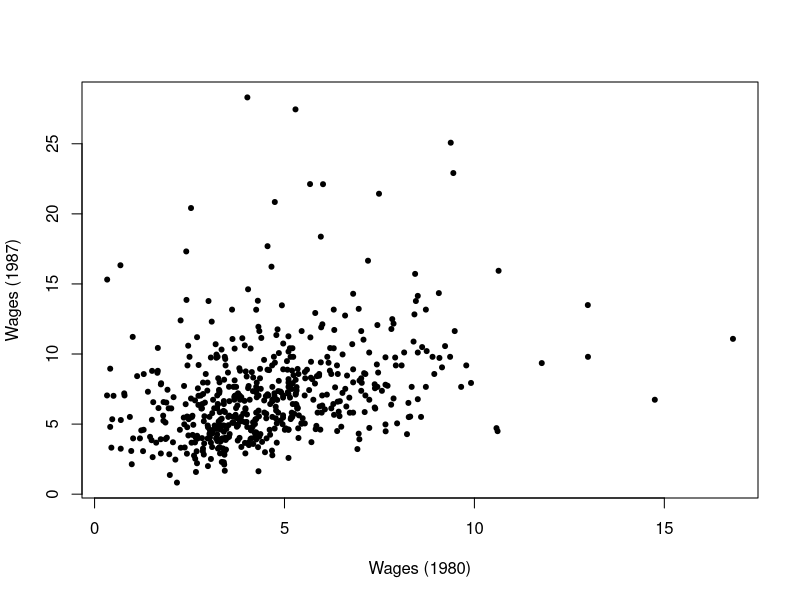

Generate this figure with R:
## STAT-15 Homework ##

# Importing data (customize) #
lwage <- read.csv("lwages.csv")

# Paired t.test (log transformed) #
t.test(lwage$lwage7, lwage$lwage0, paired=T)

# Paired t.test (raw data) #
t.test(exp(lwage$lwage7), exp(lwage$lwage0), paired=T)

# Correlation #
plot(exp(lwage7) ~ exp(lwage0), data=lwage,
  xlab="Wages (1980)", ylab="Wages (1987)", pch=20)
